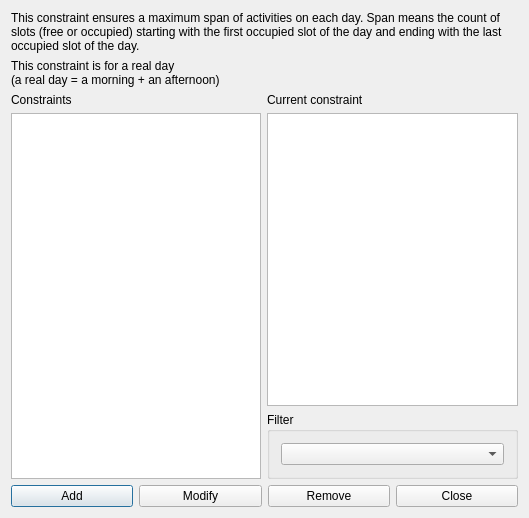
<?xml version="1.0" encoding="UTF-8"?>
<ui version="4.0">
 <class>ConstraintStudentsSetMaxSpanPerRealDayForm_template</class>
 <widget class="QDialog" name="ConstraintStudentsSetMaxSpanPerRealDayForm_template">
  <property name="geometry">
   <rect>
    <x>0</x>
    <y>0</y>
    <width>529</width>
    <height>518</height>
   </rect>
  </property>
  <property name="windowTitle">
   <string extracomment="This is the title of the dialog to see the list of all constraints of this type">Constraints students set max span per real day</string>
  </property>
  <layout class="QGridLayout" name="gridLayout_2">
   <item row="0" column="0" colspan="2">
    <widget class="QLabel" name="label">
     <property name="sizePolicy">
      <sizepolicy hsizetype="Minimum" vsizetype="Minimum">
       <horstretch>0</horstretch>
       <verstretch>0</verstretch>
      </sizepolicy>
     </property>
     <property name="text">
      <string>This constraint ensures a maximum span of activities on each day. Span means the count of slots (free or occupied) starting with the first occupied slot of the day and ending with the last occupied slot of the day.</string>
     </property>
     <property name="wordWrap">
      <bool>true</bool>
     </property>
    </widget>
   </item>
   <item row="1" column="0" colspan="2">
    <widget class="QLabel" name="label_2">
     <property name="text">
      <string>This constraint is for a real day
(a real day = a morning + an afternoon)</string>
     </property>
    </widget>
   </item>
   <item row="2" column="0" rowspan="2">
    <layout class="QVBoxLayout" name="verticalLayout">
     <item>
      <widget class="QLabel" name="constraintsTextLabel">
       <property name="frameShape">
        <enum>QFrame::NoFrame</enum>
       </property>
       <property name="frameShadow">
        <enum>QFrame::Plain</enum>
       </property>
       <property name="text">
        <string>Constraints</string>
       </property>
       <property name="wordWrap">
        <bool>false</bool>
       </property>
      </widget>
     </item>
     <item>
      <widget class="QListWidget" name="constraintsListWidget"/>
     </item>
    </layout>
   </item>
   <item row="2" column="1">
    <layout class="QVBoxLayout" name="verticalLayout_2">
     <item>
      <widget class="QLabel" name="currentConstraintTextLabel">
       <property name="text">
        <string>Current constraint</string>
       </property>
       <property name="wordWrap">
        <bool>false</bool>
       </property>
      </widget>
     </item>
     <item>
      <widget class="QPlainTextEdit" name="currentConstraintTextEdit"/>
     </item>
    </layout>
   </item>
   <item row="3" column="1">
    <widget class="QGroupBox" name="filterGroupBox">
     <property name="title">
      <string>Filter</string>
     </property>
     <layout class="QGridLayout" name="gridLayout">
      <item row="0" column="0">
       <widget class="QComboBox" name="studentsComboBox"/>
      </item>
     </layout>
    </widget>
   </item>
   <item row="4" column="0" colspan="2">
    <layout class="QHBoxLayout" name="horizontalLayout">
     <item>
      <widget class="QPushButton" name="addConstraintPushButton">
       <property name="text">
        <string>Add</string>
       </property>
      </widget>
     </item>
     <item>
      <widget class="QPushButton" name="modifyConstraintPushButton">
       <property name="text">
        <string>Modify</string>
       </property>
      </widget>
     </item>
     <item>
      <widget class="QPushButton" name="removeConstraintPushButton">
       <property name="text">
        <string>Remove</string>
       </property>
      </widget>
     </item>
     <item>
      <widget class="QPushButton" name="closePushButton">
       <property name="text">
        <string>Close</string>
       </property>
      </widget>
     </item>
    </layout>
   </item>
  </layout>
 </widget>
 <layoutdefault spacing="6" margin="11"/>
 <resources/>
 <connections/>
</ui>
